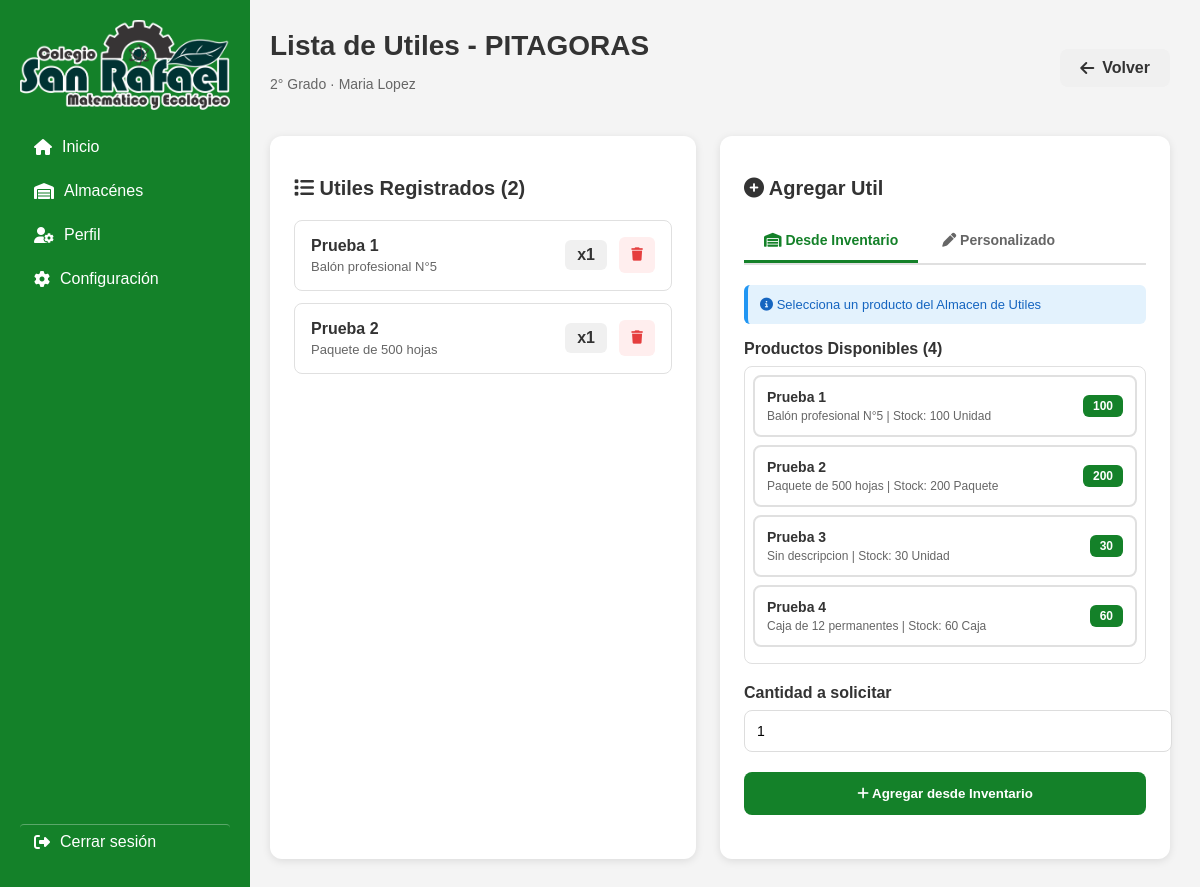
The page /entrega-utiles/salones/7/lista-utiles/ on the database its author committed.
### app1/models.py (models this page shows, shortened)
class Salon(models.Model):
    TURNO_CHOICES = [
        ('Mañana', 'Mañana'),
        ('Tarde', 'Tarde'),
    ]
    GRADO_CHOICES = [
        (1, '1° Grado'),
        (2, '2° Grado'),
        (3, '3° Grado'),
        (4, '4° Grado'),
        (5, '5° Grado'),
        (6, '6° Grado'),
    ]
    nombre = models.CharField(max_length=100)
    codigo = models.CharField(max_length=10, unique=True)
    profesora = models.CharField(max_length=150)
    grado = models.IntegerField(choices=GRADO_CHOICES)
    turno = models.CharField(max_length=10, choices=TURNO_CHOICES, default='Mañana')
    fecha_creacion = models.DateTimeField(auto_now_add=True)
    class Meta:
        ordering = ['-fecha_creacion']
        verbose_name = 'Salón'
        verbose_name_plural = 'Salones'

class UtilEscolar(models.Model):
    salon = models.ForeignKey(
        Salon,
        on_delete=models.CASCADE,
        related_name='utiles'
    )
    nombre = models.CharField(max_length=200)
    cantidad = models.IntegerField(default=1)
    descripcion = models.TextField(blank=True, null=True)
    orden = models.IntegerField(default=0)
    fecha_creacion = models.DateTimeField(auto_now_add=True)
    class Meta:
        ordering = ['orden', 'nombre']
        verbose_name = 'Útil Escolar'
        verbose_name_plural = 'Útiles Escolares'

class ProductoAlmacen(models.Model):
    UBICACION_CHOICES = [
        ('AG', 'Almacén General'),
        ('AD', 'Almacén de Deporte'),
        ('IU', 'Almacén de Útiles'),
    ]
    ESTADO_CHOICES = [
        ('DISP', 'Disponible'),
        ('AGOT', 'Agotado'),
        ('BAJO', 'Stock Bajo'),
    ]
    id_producto = models.AutoField(primary_key=True)
    codigo_almacen = models.CharField(max_length=2, editable=False)
    codigo_producto = models.CharField(max_length=50, unique=True, db_index=True)
    nombre = models.CharField(max_length=100)
    descripcion = models.CharField(max_length=255, blank=True)
    ubicacion_almacen = models.CharField(max_length=2, choices=UBICACION_CHOICES)
    estante = models.CharField(max_length=50, blank=True, null=True)
    cantidad = models.PositiveIntegerField(default=0)
    unidad = models.ForeignKey(
        Unidad,
        on_delete=models.PROTECT,
        related_name='productos'
    )
    estado = models.CharField(max_length=4, choices=ESTADO_CHOICES, default='DISP')
    fecha_ingreso = models.DateTimeField(auto_now_add=True)
    ultima_actualizacion = models.DateTimeField(auto_now=True)
    observaciones = models.TextField(blank=True, null=True)
    class Meta:
        db_table = 'app1_productoalmacen'
        verbose_name = 'Producto de Almacén'
        verbose_name_plural = 'Productos de Almacén'

class Unidad(models.Model):
    nombre = models.CharField(max_length=50, unique=True)
    abreviatura = models.CharField(max_length=10, blank=True)
    activo = models.BooleanField(default=True)
    fecha_creacion = models.DateTimeField(auto_now_add=True)
    class Meta:
        db_table = 'app1_unidad'
        verbose_name = 'Unidad'
        verbose_name_plural = 'Unidades'
        ordering = ['nombre']

### app1/view/Entregautiles.py (the view)
# urls.py: path('entrega-utiles/salones/<int:salon_id>/lista-utiles/', Entregautiles.lista_utiles, name='lista_utiles'),
def lista_utiles(request, salon_id):
    salon = get_object_or_404(Salon, pk=salon_id)
    utiles = salon.utiles.all()
    productos_inventario = ProductoAlmacen.objects.filter(
        ubicacion_almacen='IU'
    ).select_related('unidad').order_by('nombre')
    if request.method == 'POST':
        tipo_agregar = request.POST.get('tipo_agregar')
        if tipo_agregar == 'inventario':
            producto_id = request.POST.get('producto_id')
            cantidad = request.POST.get('cantidad', 1)
            try:
                producto = ProductoAlmacen.objects.get(id_producto=producto_id, ubicacion_almacen='IU')
                util = UtilEscolar.objects.create(
                    salon=salon,
                    nombre=producto.nombre,
                    cantidad=int(cantidad),
                    descripcion=producto.descripcion,
                    orden=salon.utiles.count() + 1
                )
                for alumno in salon.alumnos.all():
                    EntregaUtil.objects.create(
                        alumno=alumno,
                        util=util,
                        cantidad_entregada=0,
                        entregado=False
                    )
                messages.success(request, f'Util "{util.nombre}" agregado exitosamente desde inventario.')
                return redirect('lista_utiles', salon_id=salon.pk)
            except ProductoAlmacen.DoesNotExist:
                messages.error(request, 'Producto no encontrado en el inventario.')
            except Exception as e:
                messages.error(request, f'Error al agregar util: {str(e)}')
        else:
            form = UtilEscolarForm(request.POST)
            if form.is_valid():
                util = form.save(commit=False)
                util.salon = salon
                util.orden = salon.utiles.count() + 1
                util.save()
                for alumno in salon.alumnos.all():
                    EntregaUtil.objects.create(
                        alumno=alumno,
                        util=util,
                        cantidad_entregada=0,
                        entregado=False
                    )
                messages.success(request, f'Util "{util.nombre}" agregado exitosamente.')
                return redirect('lista_utiles', salon_id=salon.pk)
    else:
        form = UtilEscolarForm()
    return render(request, 'almacenes/almutiles/Entrega_Utiles/lista_utiles.html', {
        'salon': salon,
        'utiles': utiles,
        'form': form,
        'productos_inventario': productos_inventario
    })

### app1/forms.py (shortened to what this page needs)
class UtilEscolarForm(forms.ModelForm):
    class Meta:
        model = UtilEscolar
        fields = ['nombre', 'cantidad', 'descripcion']
        widgets = {
            'nombre': forms.TextInput(attrs={
                'class': 'form-control',
                'placeholder': 'Ej: Cuaderno cuadriculado',
                'required': 'required'
            }),
            'cantidad': forms.NumberInput(attrs={
                'class': 'form-control',
                'placeholder': 'Ej: 2',
                'min': '1',
                'value': '1',
                'required': 'required'
            }),
            'descripcion': forms.Textarea(attrs={
                'class': 'form-control',
                'placeholder': 'Ej: Tamaño A4, 100 hojas',
                'rows': 3
            })
        }
        labels = {
            'nombre': 'Nombre del útil',
            'cantidad': 'Cantidad',
            'descripcion': 'Descripción (opcional)'
        }

### templates/almacenes/almutiles/Entrega_Utiles/lista_utiles.html (shortened to what this page needs)
{% extends 'layout.html' %}
{% load static %}
{% block content %}
<div class="container-utiles">
    <div class="header-section">
        <div class="header-title">
            <h1>Lista de Utiles - {{ salon.nombre }}</h1>
            <p>{{ salon.get_grado_display }} · {{ salon.profesora }}</p>
        </div>
        <a href="{% url 'detalle_salon' salon.pk %}" class="btn-back">
            <i class="fa-solid fa-arrow-left"></i> Volver
        </a>
    </div>
    <div class="grid-container">
        <div class="card">
            <h2><i class="fa-solid fa-list"></i> Utiles Registrados ({{ utiles.count }})</h2>
            {% if utiles %}
                {% for util in utiles %}
                <div class="util-item">
                    <div class="util-info">
                        <h3>{{ util.nombre }}</h3>
                        {% if util.descripcion %}
                        <p>{{ util.descripcion }}</p>
                        {% endif %}
                    </div>
                    <div style="display: flex; align-items: center;">
                        <span class="util-cantidad">x{{ util.cantidad }}</span>
                        <div class="util-actions">
                            <form method="post" action="{% url 'eliminar_util' util.pk %}" style="margin: 0;">
                                <button type="submit" class="btn-icon delete"
                                        onclick="return confirm('¿Eliminar este util?')">
                                    <i class="fa-solid fa-trash"></i>
                                </button>
                            </form>
                        </div>
                    </div>
                </div>
                {% endfor %}
            {% else %}
                <div class="empty-state">
                    <i class="fa-solid fa-inbox"></i>
                    <p>No hay utiles registrados aun</p>
                </div>
            {% endif %}
        </div>
        <div class="card">
            <h2><i class="fa-solid fa-plus-circle"></i> Agregar Util</h2>
            <div class="tabs-container">
                <div class="tabs-header">
                    <button class="tab-button active" onclick="switchTab('inventario')">
                        <i class="fa-solid fa-warehouse"></i> Desde Inventario
                    </button>
                    <button class="tab-button" onclick="switchTab('personalizado')">
                        <i class="fa-solid fa-pen"></i> Personalizado
                    </button>
                </div>
                <div id="tab-inventario" class="tab-content active">
                    <div class="info-box">
                        <i class="fa-solid fa-info-circle"></i> Selecciona un producto del Almacen de Utiles
                    </div>
                    {% if productos_inventario %}
                    <form method="post" id="formInventario">
                        <div class="form-group">
                            <label>Productos Disponibles ({{ productos_inventario.count }})</label>
                            <div class="producto-selector">
                                {% for producto in productos_inventario %}
                                <div class="producto-item"
                                     data-producto-id="{{ producto.id_producto }}"
                                     data-nombre="{{ producto.nombre }}"
                                     onclick="selectProducto(this)">
                                    <div class="producto-item-info">
                                        <h4>{{ producto.nombre }}</h4>
                                        <p>{{ producto.descripcion|default:"Sin descripcion" }} | Stock: {{ producto.cantidad }} {{ producto.unidad.abreviatura|default:producto.unidad.nombre }}</p>
                                    </div>
                                    <span class="producto-stock {% if producto.cantidad == 0 %}agotado{% elif producto.cantidad < 10 %}bajo{% endif %}">
                                        {{ producto.cantidad }}
                                    </span>
                                </div>
                                {% endfor %}
                            </div>
                        </div>
                        <div class="form-group">
                            <label for="cantidad_inv">Cantidad a solicitar</label>
                            <input type="number"
                                   class="form-control"
                                   id="cantidad_inv"
                                   name="cantidad"
                                   min="1"
                                   value="1"
                                   required>
                        </div>
                        <button type="submit" class="btn-submit" id="btnAgregarInventario" disabled>
                            <i class="fa-solid fa-plus"></i> Agregar desde Inventario
                        </button>
                    </form>
                    {% endif %}
                </div>
            </div>
        </div>
    </div>
</div>
{% endblock %}

### css/layout.css (style rules this page uses)
body { margin: 0; font-family: Arial, sans-serif; background-color: #f4f4f4; }

### templates/almacenes/almutiles/Entrega_Utiles/lista_utiles.html (style rules this page uses)
.container-utiles { max-width: 1200px; margin: 0 auto; padding: 30px; }
.header-section { display: flex; justify-content: space-between; align-items: center; margin-bottom: 30px; }
.header-title h1 { font-size: 28px; color: #333; margin: 0 0 5px 0; }
.header-title p { color: #666; font-size: 14px; }
.btn-back { padding: 10px 20px; background: #f0f0f0; border: none; border-radius: 8px; text-decoration: none; color: #333; font-weight: 600; display: inline-flex; align-items: center; gap: 8px; transition: all 0.3s; }
.grid-container { display: grid; grid-template-columns: 1fr 450px; gap: 24px; }
.card { background: white; border-radius: 12px; padding: 24px; box-shadow: 0 2px 8px rgba(0,0,0,0.1); }
.card h2 { font-size: 20px; margin-bottom: 20px; color: #333; }
.util-item { display: flex; justify-content: space-between; align-items: center; padding: 16px; border: 1px solid #e0e0e0; border-radius: 8px; margin-bottom: 12px; transition: all 0.3s; }
.util-info h3 { font-size: 16px; color: #333; margin: 0 0 4px 0; }
.util-info p { font-size: 13px; color: #666; margin: 0; }
.util-cantidad { background: #f0f0f0; padding: 6px 12px; border-radius: 6px; font-weight: 600; color: #333; margin-right: 12px; }
.util-actions { display: flex; gap: 8px; }
.btn-icon { width: 36px; height: 36px; border: none; border-radius: 6px; cursor: pointer; display: flex; align-items: center; justify-content: center; transition: all 0.3s; }
.btn-icon.delete { background: #fee; color: #e53e3e; }
.form-group { margin-bottom: 20px; }
.form-group label { display: block; margin-bottom: 8px; font-weight: 600; color: #333; }
.form-control { width: 100%; padding: 12px; border: 1px solid #ddd; border-radius: 8px; font-size: 14px; transition: all 0.3s; }
.btn-submit { width: 100%; padding: 14px; background: #148129; color: white; border: none; border-radius: 8px; font-weight: 600; cursor: pointer; transition: all 0.3s; }
.tabs-container { margin-bottom: 20px; }
.tabs-header { display: flex; border-bottom: 2px solid #e0e0e0; gap: 4px; }
.tab-button { padding: 12px 20px; background: transparent; border: none; border-bottom: 3px solid transparent; color: #666; font-weight: 600; cursor: pointer; transition: all 0.3s; font-size: 14px; }
.tab-button.active { color: #148129; border-bottom-color: #148129; }
.tab-content { display: none; padding-top: 20px; }
.tab-content.active { display: block; }
.producto-selector { max-height: 300px; overflow-y: auto; border: 1px solid #e0e0e0; border-radius: 8px; padding: 8px; }
.producto-item { padding: 12px; border: 2px solid #e0e0e0; border-radius: 8px; margin-bottom: 8px; cursor: pointer; transition: all 0.3s; display: flex; justify-content: space-between; align-items: center; }
.producto-item-info h4 { margin: 0 0 4px 0; font-size: 14px; color: #333; }
.producto-item-info p { margin: 0; font-size: 12px; color: #666; }
.producto-stock { background: #148129; color: white; padding: 4px 10px; border-radius: 6px; font-size: 12px; font-weight: 600; }
.info-box { background: #e3f2fd; border-left: 4px solid #2196f3; padding: 12px; border-radius: 6px; margin-bottom: 16px; font-size: 13px; color: #1565c0; }

### rows shown on the page
Salon: nombre "PITAGORAS", grado "2° Grado", profesora "Maria Lopez", count "2"
UtilEscolar: nombre "Prueba 1", descripcion "Balón profesional N°5", cantidad "1"
UtilEscolar: nombre "Prueba 2", descripcion "Paquete de 500 hojas", cantidad "1"
ProductoAlmacen: nombre "Prueba 1", descripcion "Balón profesional N°5", cantidad "100", unidad.abreviatura "Unidad"
ProductoAlmacen: nombre "Prueba 2", descripcion "Paquete de 500 hojas", cantidad "200", unidad.abreviatura "Paquete"
ProductoAlmacen: nombre "Prueba 3", descripcion "Sin descripcion", cantidad "30", unidad.abreviatura "Unidad"
ProductoAlmacen: nombre "Prueba 4", descripcion "Caja de 12 permanentes", cantidad "60", unidad.abreviatura "Caja"

### other values the page prints
{{ productos_inventario.count }} "4"
